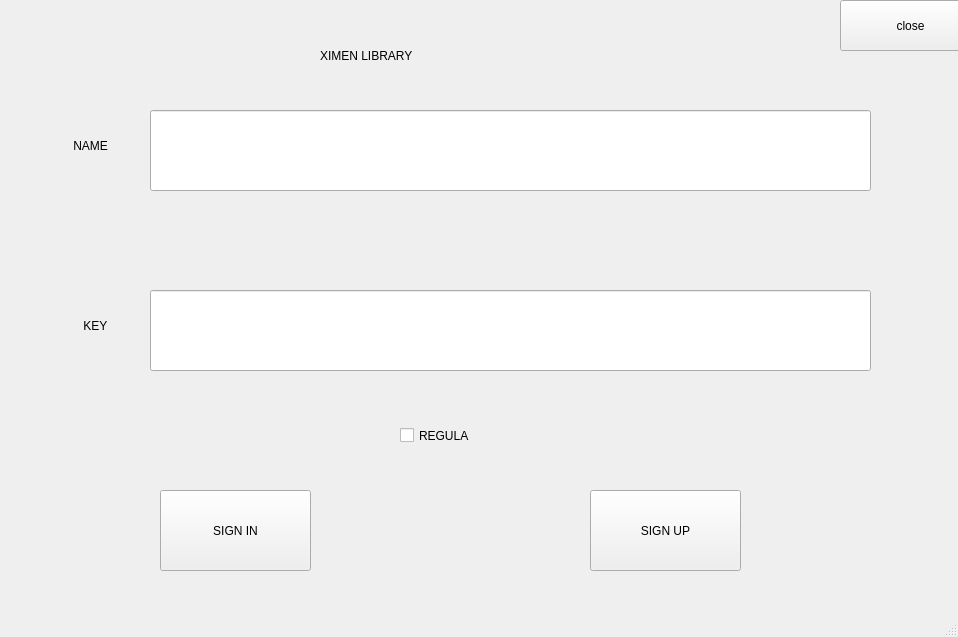
<?xml version="1.0" encoding="UTF-8"?>
<ui version="4.0">
 <class>MainWindow</class>
 <widget class="QMainWindow" name="MainWindow">
  <property name="geometry">
   <rect>
    <x>0</x>
    <y>0</y>
    <width>958</width>
    <height>637</height>
   </rect>
  </property>
  <property name="windowTitle">
   <string>MainWindow</string>
  </property>
  <widget class="QWidget" name="centralwidget">
   <widget class="QLabel" name="situation">
    <property name="geometry">
     <rect>
      <x>150</x>
      <y>200</y>
      <width>451</width>
      <height>61</height>
     </rect>
    </property>
    <property name="text">
     <string/>
    </property>
   </widget>
   <widget class="QLineEdit" name="name">
    <property name="geometry">
     <rect>
      <x>150</x>
      <y>110</y>
      <width>721</width>
      <height>81</height>
     </rect>
    </property>
   </widget>
   <widget class="QLabel" name="label_2">
    <property name="geometry">
     <rect>
      <x>70</x>
      <y>100</y>
      <width>71</width>
      <height>91</height>
     </rect>
    </property>
    <property name="text">
     <string> NAME</string>
    </property>
   </widget>
   <widget class="QCheckBox" name="regula">
    <property name="geometry">
     <rect>
      <x>400</x>
      <y>410</y>
      <width>121</width>
      <height>51</height>
     </rect>
    </property>
    <property name="text">
     <string>REGULA</string>
    </property>
   </widget>
   <widget class="QLineEdit" name="key">
    <property name="geometry">
     <rect>
      <x>150</x>
      <y>290</y>
      <width>721</width>
      <height>81</height>
     </rect>
    </property>
    <property name="echoMode">
     <enum>QLineEdit::Password</enum>
    </property>
   </widget>
   <widget class="QPushButton" name="sign_in">
    <property name="geometry">
     <rect>
      <x>160</x>
      <y>490</y>
      <width>151</width>
      <height>81</height>
     </rect>
    </property>
    <property name="styleSheet">
     <string notr="true"/>
    </property>
    <property name="text">
     <string>SIGN IN</string>
    </property>
   </widget>
   <widget class="QPushButton" name="close">
    <property name="geometry">
     <rect>
      <x>840</x>
      <y>0</y>
      <width>141</width>
      <height>51</height>
     </rect>
    </property>
    <property name="text">
     <string>close</string>
    </property>
   </widget>
   <widget class="QPushButton" name="sign_up">
    <property name="geometry">
     <rect>
      <x>590</x>
      <y>490</y>
      <width>151</width>
      <height>81</height>
     </rect>
    </property>
    <property name="text">
     <string>SIGN UP</string>
    </property>
   </widget>
   <widget class="QLabel" name="label_3">
    <property name="geometry">
     <rect>
      <x>80</x>
      <y>280</y>
      <width>71</width>
      <height>91</height>
     </rect>
    </property>
    <property name="text">
     <string> KEY</string>
    </property>
   </widget>
   <widget class="QLabel" name="label">
    <property name="geometry">
     <rect>
      <x>320</x>
      <y>40</y>
      <width>241</width>
      <height>31</height>
     </rect>
    </property>
    <property name="text">
     <string>XIMEN LIBRARY</string>
    </property>
   </widget>
  </widget>
  <widget class="QMenuBar" name="menubar">
   <property name="geometry">
    <rect>
     <x>0</x>
     <y>0</y>
     <width>958</width>
     <height>21</height>
    </rect>
   </property>
  </widget>
  <widget class="QStatusBar" name="statusbar"/>
 </widget>
 <resources/>
 <connections/>
</ui>
